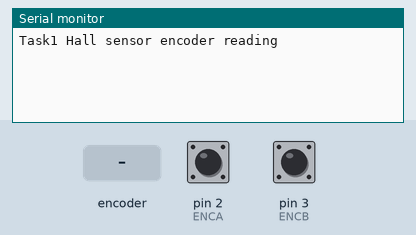
This sketch was run on a simulated Arduino Uno, built with avr-gcc and run on an emulated ATmega328P. Parts: the last lines printed to the serial monitor. The inputs (shaded band) are chosen by the test bench; at power-on: pin 2 (ENCA) HIGH, pin 3 (ENCB) HIGH.

Above: at 1.2 s.
1.3 s: rotary encoder on pin 2 (ENCA) / pin 3 (ENCB) turned 1 step (first pin leading)
At 2.4 s:
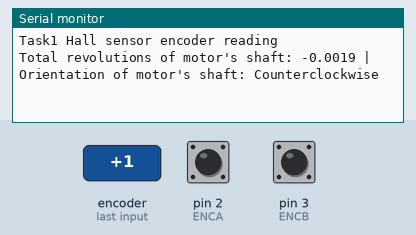
3.0 s: rotary encoder on pin 2 (ENCA) / pin 3 (ENCB) turned 2 steps (second pin leading)
At 3.6 s:
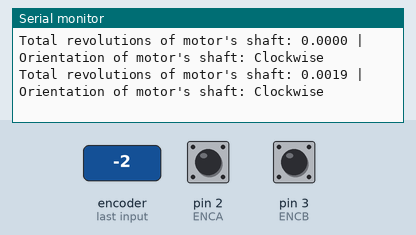

Measured:
- after the input at 1.3 s, the serial monitor: prints a new line after 0.05 s (image 1)
- after the input at 3.0 s, the serial monitor: prints a new line after 0.08 s (image 2)

The sketch:

L3.1.1.ino
```cpp
#include <util/atomic.h> // For the ATOMIC_BLOCK macro

#define ENCA 2 // YELLOW
#define ENCB 3 // WHITE

volatile long encoderPulses = 0;      // Store the number of encoder pulses
volatile bool lastDirectionCW = true; // true for clockwise, false for counterclockwise
volatile bool hasMoved = false;       // Flag to indicate movement

const float pulsesPerRevolution = 540.0; // Example: 20 pulses per revolution for the encoder
const float gearRatio = 1.0;            // Example: 1:1 ratio, adjust this based on your gear setup

void setup() {
  Serial.begin(9600);
  pinMode(ENCA, INPUT);   //Set pin ENCA as an input
  pinMode(ENCB, INPUT);   //Set pin ENCB as an input
  attachInterrupt(digitalPinToInterrupt(ENCA), readEncoder, RISING);    //No idea what this does, but it works

  Serial.println("Task1 Hall sensor encoder reading");    //print this line to confirm setup, and that the code is running
}

void loop() {
  if(hasMoved) {        //if the boolian value of hasMoved = true, do the following:
    long pulses;        //establish variable pulses
    bool directionCW;   //establish boolian directionCW (t/f)

    // Read the values in an atomic block
    ATOMIC_BLOCK(ATOMIC_RESTORESTATE) {
      pulses = encoderPulses;     //set pulses equal to encoderPulses
      directionCW = lastDirectionCW;    //set directionCW equal to lastDirectionCW
      hasMoved = false; // Reset the flag
    }

    // Calculate revolutions considering the gear ratio
    float revolutions = pulses / pulsesPerRevolution / gearRatio;   //Convert pulses to revolutions.

    // Print the results
    Serial.print("Total revolutions of motor's shaft: ");             // Print the entered string:
    Serial.print(revolutions, 4);                                     // Adjust the decimal places as needed
    Serial.print(" | Orientation of motor's shaft: ");                // Print the entered string:
    Serial.println(directionCW ? "Clockwise" : "Counterclockwise");   // Print "clockwise if directionCW = true, else print "counterclockwise"
  }
}

/*
 * Sub-Routine: void, readEncoder
 *
 * purpose:
 * determine the boolian state of direction and count pulses
 *
 * How:
 * if the encoder value is greater than zero, the logic will add the pulses together
 * if the encoder value is less than zero, the logic will subract the pulses.
 *
 * the sub routine also indicates the direction the encoder is turning by changing
 * the boolian value of the direction variable to true or false. This allows the line in
 * void loop(): Serial.println(directionCW ? "Clockwise" : "Counterclockwise") to function
 * properly.
 */
void readEncoder() {
  int b = digitalRead(ENCB);
  if(b > 0) {
    encoderPulses++;
    lastDirectionCW = true;
  } else {
    encoderPulses--;
    lastDirectionCW = false;
  }
  hasMoved = true; // Set the flag to indicate movement
}
```
